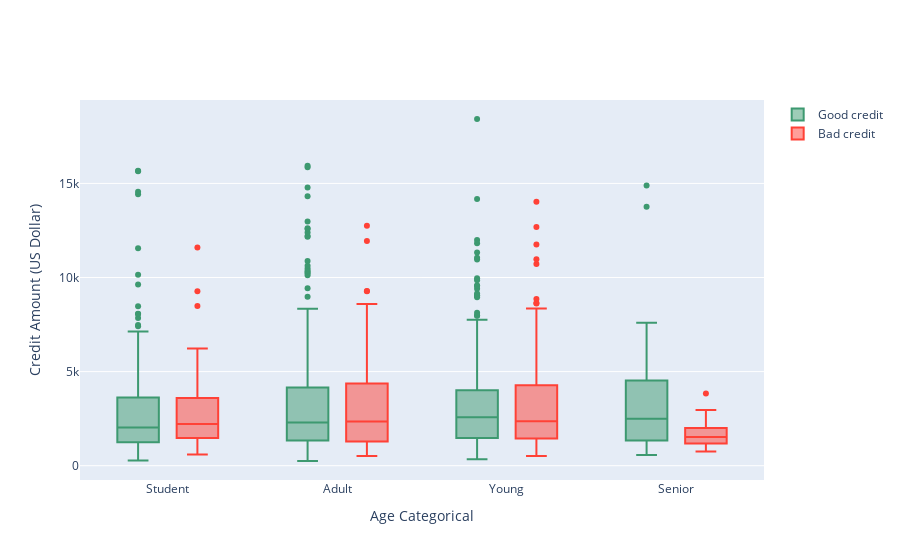

The notebook cell this image was saved under:
### Code cell
trace0 = go.Box(
    y=df_good["Credit amount"],
    x=df_good["Age_cat"],
    name='Good credit',
    marker=dict(
        color='#3D9970'
    )
)

trace1 = go.Box(
    y=df_bad['Credit amount'],
    x=df_bad['Age_cat'],
    name='Bad credit',
    marker=dict(
        color='#FF4136'
    )
)
    
data = [trace0, trace1]

layout = go.Layout(
    yaxis=dict(
        title='Credit Amount (US Dollar)',
        zeroline=False
    ),
    xaxis=dict(
        title='Age Categorical'
    ),
    boxmode='group'
)
fig = go.Figure(data=data, layout=layout)

py.iplot(fig, filename='box-age-cat')

### Figure 1 — Plotly figure (JSON) as saved in the notebook; plotly's stock layout.template omitted (floating-point values rounded to 4 significant figures; data arrays with more than 128 entries replaced by an {"elided": "..."} marker saying what was removed)
{"data": [{"marker": {"color": "#3D9970"}, "name": "Good credit", "type": "box", "x": {"elided": "700 str values"}, "y": {"elided": "700 int values"}}, {"marker": {"color": "#FF4136"}, "name": "Bad credit", "type": "box", "x": {"elided": "300 str values"}, "y": {"elided": "300 int values"}}], "layout": {"autosize": true, "boxmode": "group", "xaxis": {"autorange": true, "range": [-0.5135, 3.514], "title": {"text": "Age Categorical"}, "type": "category"}, "yaxis": {"autorange": true, "range": [-759.7, 19430.0], "title": {"text": "Credit Amount (US Dollar)"}, "type": "linear", "zeroline": false}}}
